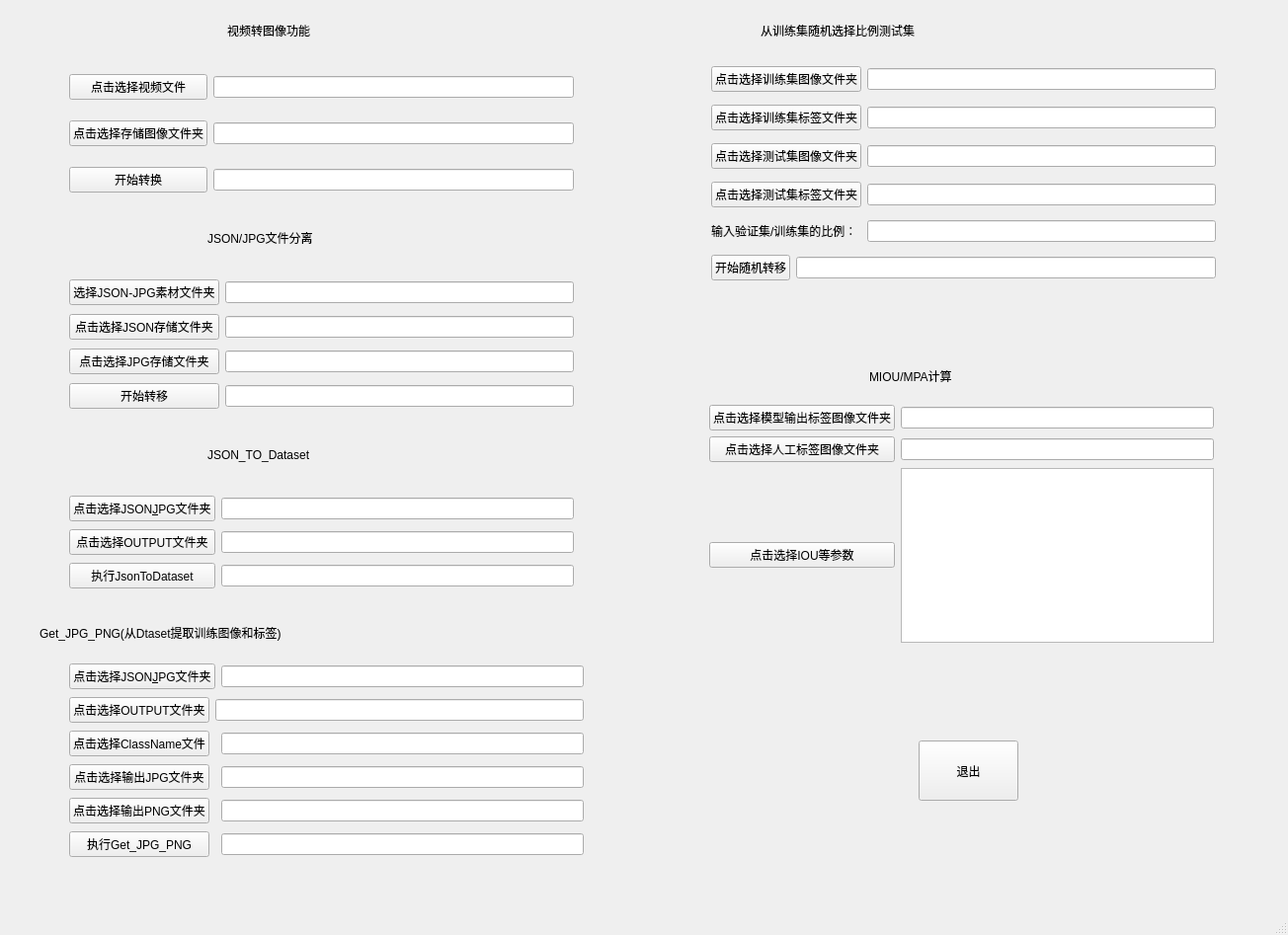
<?xml version="1.0" encoding="UTF-8"?>
<ui version="4.0">
 <class>MainWindow</class>
 <widget class="QMainWindow" name="MainWindow">
  <property name="geometry">
   <rect>
    <x>0</x>
    <y>0</y>
    <width>1304</width>
    <height>947</height>
   </rect>
  </property>
  <property name="windowTitle">
   <string>MainWindow</string>
  </property>
  <widget class="QWidget" name="centralwidget">
   <widget class="QPushButton" name="exit_button">
    <property name="geometry">
     <rect>
      <x>930</x>
      <y>750</y>
      <width>101</width>
      <height>61</height>
     </rect>
    </property>
    <property name="text">
     <string>退出</string>
    </property>
   </widget>
   <widget class="QLabel" name="label_2">
    <property name="geometry">
     <rect>
      <x>230</x>
      <y>0</y>
      <width>231</width>
      <height>61</height>
     </rect>
    </property>
    <property name="styleSheet">
     <string notr="true">font: 18pt &quot;AcadEref&quot;;</string>
    </property>
    <property name="text">
     <string>视频转图像功能</string>
    </property>
   </widget>
   <widget class="QLabel" name="label_3">
    <property name="geometry">
     <rect>
      <x>210</x>
      <y>210</y>
      <width>261</width>
      <height>61</height>
     </rect>
    </property>
    <property name="styleSheet">
     <string notr="true">font: 18pt &quot;Times New Roman&quot;;</string>
    </property>
    <property name="text">
     <string>JSON/JPG文件分离</string>
    </property>
   </widget>
   <widget class="QLabel" name="label_4">
    <property name="geometry">
     <rect>
      <x>770</x>
      <y>0</y>
      <width>391</width>
      <height>61</height>
     </rect>
    </property>
    <property name="styleSheet">
     <string notr="true">font: 18pt &quot;AcadEref&quot;;</string>
    </property>
    <property name="text">
     <string>从训练集随机选择比例测试集</string>
    </property>
   </widget>
   <widget class="QLabel" name="label_5">
    <property name="geometry">
     <rect>
      <x>880</x>
      <y>350</y>
      <width>221</width>
      <height>61</height>
     </rect>
    </property>
    <property name="styleSheet">
     <string notr="true">font: 18pt &quot;Times New Roman&quot;;</string>
    </property>
    <property name="text">
     <string>MIOU/MPA计算</string>
    </property>
   </widget>
   <widget class="QLabel" name="label_6">
    <property name="geometry">
     <rect>
      <x>210</x>
      <y>430</y>
      <width>261</width>
      <height>61</height>
     </rect>
    </property>
    <property name="styleSheet">
     <string notr="true">font: 18pt &quot;Times New Roman&quot;;</string>
    </property>
    <property name="text">
     <string>JSON_TO_Dataset</string>
    </property>
   </widget>
   <widget class="QLabel" name="label_7">
    <property name="geometry">
     <rect>
      <x>40</x>
      <y>610</y>
      <width>601</width>
      <height>61</height>
     </rect>
    </property>
    <property name="styleSheet">
     <string notr="true">font: 18pt &quot;Times New Roman&quot;;</string>
    </property>
    <property name="text">
     <string>Get_JPG_PNG(从Dtaset提取训练图像和标签)</string>
    </property>
   </widget>
   <widget class="QWidget" name="layoutWidget">
    <property name="geometry">
     <rect>
      <x>718</x>
      <y>410</y>
      <width>511</width>
      <height>241</height>
     </rect>
    </property>
    <layout class="QGridLayout" name="gridLayout_4">
     <item row="0" column="0">
      <widget class="QPushButton" name="sel_model_label">
       <property name="text">
        <string>点击选择模型输出标签图像文件夹</string>
       </property>
      </widget>
     </item>
     <item row="0" column="1">
      <widget class="QLineEdit" name="lineEdit_modellabel">
       <property name="text">
        <string/>
       </property>
      </widget>
     </item>
     <item row="1" column="0">
      <widget class="QPushButton" name="sel_handle_label">
       <property name="text">
        <string>点击选择人工标签图像文件夹</string>
       </property>
      </widget>
     </item>
     <item row="1" column="1">
      <widget class="QLineEdit" name="lineEdit_handlelabel">
       <property name="text">
        <string/>
       </property>
      </widget>
     </item>
     <item row="2" column="0">
      <widget class="QPushButton" name="compute_iou">
       <property name="text">
        <string>点击选择IOU等参数</string>
       </property>
      </widget>
     </item>
     <item row="2" column="1">
      <widget class="QTextEdit" name="textEdit_iou"/>
     </item>
    </layout>
   </widget>
   <widget class="QWidget" name="layoutWidget">
    <property name="geometry">
     <rect>
      <x>70</x>
      <y>280</y>
      <width>511</width>
      <height>141</height>
     </rect>
    </property>
    <layout class="QGridLayout" name="gridLayout_2">
     <item row="0" column="0">
      <widget class="QPushButton" name="sel_jsonjpg_file">
       <property name="text">
        <string>选择JSON-JPG素材文件夹</string>
       </property>
      </widget>
     </item>
     <item row="0" column="1">
      <widget class="QLineEdit" name="lineEdit_jsonjpg"/>
     </item>
     <item row="1" column="0">
      <widget class="QPushButton" name="sel_jsonsave_file">
       <property name="text">
        <string>点击选择JSON存储文件夹</string>
       </property>
      </widget>
     </item>
     <item row="1" column="1">
      <widget class="QLineEdit" name="lineEdit_json"/>
     </item>
     <item row="2" column="0">
      <widget class="QPushButton" name="sel_jpgsave_file">
       <property name="text">
        <string>点击选择JPG存储文件夹</string>
       </property>
      </widget>
     </item>
     <item row="2" column="1">
      <widget class="QLineEdit" name="lineEdit_jpg"/>
     </item>
     <item row="3" column="0">
      <widget class="QPushButton" name="json_jpg_change">
       <property name="text">
        <string>开始转移</string>
       </property>
      </widget>
     </item>
     <item row="3" column="1">
      <widget class="QLineEdit" name="lineEdit_jsonjpg_change"/>
     </item>
    </layout>
   </widget>
   <widget class="QWidget" name="layoutWidget">
    <property name="geometry">
     <rect>
      <x>70</x>
      <y>60</y>
      <width>511</width>
      <height>151</height>
     </rect>
    </property>
    <layout class="QGridLayout" name="gridLayout">
     <item row="0" column="0">
      <widget class="QPushButton" name="sel_video_file">
       <property name="text">
        <string>点击选择视频文件</string>
       </property>
      </widget>
     </item>
     <item row="0" column="1">
      <widget class="QLineEdit" name="lineEdit_video"/>
     </item>
     <item row="1" column="0">
      <widget class="QPushButton" name="sel_savepic_file">
       <property name="text">
        <string>点击选择存储图像文件夹</string>
       </property>
      </widget>
     </item>
     <item row="1" column="1">
      <widget class="QLineEdit" name="lineEdit_image"/>
     </item>
     <item row="2" column="0">
      <widget class="QPushButton" name="video_pic_change">
       <property name="text">
        <string>开始转换</string>
       </property>
      </widget>
     </item>
     <item row="2" column="1">
      <widget class="QLineEdit" name="lineEdit_videopic_change"/>
     </item>
    </layout>
   </widget>
   <widget class="QWidget" name="layoutWidget">
    <property name="geometry">
     <rect>
      <x>720</x>
      <y>60</y>
      <width>511</width>
      <height>232</height>
     </rect>
    </property>
    <layout class="QGridLayout" name="gridLayout_3">
     <item row="4" column="2">
      <widget class="QLineEdit" name="lineEdit_valtrain">
       <property name="text">
        <string/>
       </property>
      </widget>
     </item>
     <item row="5" column="0">
      <widget class="QPushButton" name="train_val_change">
       <property name="text">
        <string>开始随机转移</string>
       </property>
      </widget>
     </item>
     <item row="0" column="2">
      <widget class="QLineEdit" name="lineEdit_trainimage"/>
     </item>
     <item row="3" column="0" colspan="2">
      <widget class="QPushButton" name="sel_vallabel_file">
       <property name="text">
        <string>点击选择测试集标签文件夹</string>
       </property>
      </widget>
     </item>
     <item row="4" column="0" colspan="2">
      <widget class="QLabel" name="label">
       <property name="text">
        <string>输入验证集/训练集的比例：</string>
       </property>
      </widget>
     </item>
     <item row="2" column="2">
      <widget class="QLineEdit" name="lineEdit_valimage"/>
     </item>
     <item row="1" column="0" colspan="2">
      <widget class="QPushButton" name="sel_trainlabel_file">
       <property name="text">
        <string>点击选择训练集标签文件夹</string>
       </property>
      </widget>
     </item>
     <item row="0" column="0" colspan="2">
      <widget class="QPushButton" name="sel_trainimage_file">
       <property name="text">
        <string>点击选择训练集图像文件夹</string>
       </property>
      </widget>
     </item>
     <item row="2" column="0" colspan="2">
      <widget class="QPushButton" name="sel_valimage_file">
       <property name="text">
        <string>点击选择测试集图像文件夹</string>
       </property>
      </widget>
     </item>
     <item row="5" column="1" colspan="2">
      <widget class="QLineEdit" name="lineEdit_trainval_change"/>
     </item>
     <item row="1" column="2">
      <widget class="QLineEdit" name="lineEdit_trainlabel"/>
     </item>
     <item row="3" column="2">
      <widget class="QLineEdit" name="lineEdit_vallabel"/>
     </item>
    </layout>
   </widget>
   <widget class="QWidget" name="layoutWidget">
    <property name="geometry">
     <rect>
      <x>70</x>
      <y>500</y>
      <width>511</width>
      <height>101</height>
     </rect>
    </property>
    <layout class="QGridLayout" name="gridLayout_5">
     <item row="0" column="0">
      <widget class="QPushButton" name="sel_Jsonjpg">
       <property name="text">
        <string>点击选择JSON&amp;JPG文件夹</string>
       </property>
      </widget>
     </item>
     <item row="0" column="1">
      <widget class="QLineEdit" name="lineEdit_Jsonjpg"/>
     </item>
     <item row="1" column="0">
      <widget class="QPushButton" name="sel_output">
       <property name="text">
        <string>点击选择OUTPUT文件夹</string>
       </property>
      </widget>
     </item>
     <item row="1" column="1">
      <widget class="QLineEdit" name="lineEdit_output">
       <property name="text">
        <string/>
       </property>
      </widget>
     </item>
     <item row="2" column="0">
      <widget class="QPushButton" name="Do_jsontodataset">
       <property name="text">
        <string>执行JsonToDataset</string>
       </property>
      </widget>
     </item>
     <item row="2" column="1">
      <widget class="QLineEdit" name="lineEdit_do_jsontodataset"/>
     </item>
    </layout>
   </widget>
   <widget class="QWidget" name="layoutWidget">
    <property name="geometry">
     <rect>
      <x>70</x>
      <y>670</y>
      <width>521</width>
      <height>205</height>
     </rect>
    </property>
    <layout class="QGridLayout" name="gridLayout_6">
     <item row="0" column="0" colspan="2">
      <widget class="QPushButton" name="sel_Jsonjpg_2">
       <property name="text">
        <string>点击选择JSON&amp;JPG文件夹</string>
       </property>
      </widget>
     </item>
     <item row="0" column="2">
      <widget class="QLineEdit" name="lineEdit_Jsonjpg_2"/>
     </item>
     <item row="1" column="0">
      <widget class="QPushButton" name="sel_Output_file">
       <property name="text">
        <string>点击选择OUTPUT文件夹</string>
       </property>
      </widget>
     </item>
     <item row="1" column="1" colspan="2">
      <widget class="QLineEdit" name="lineEdit_Jsonjpg_7">
       <property name="text">
        <string/>
       </property>
      </widget>
     </item>
     <item row="2" column="0">
      <widget class="QPushButton" name="sel_Classname_file">
       <property name="text">
        <string>点击选择ClassName文件</string>
       </property>
      </widget>
     </item>
     <item row="2" column="2">
      <widget class="QLineEdit" name="lineEdit_Jsonjpg_3"/>
     </item>
     <item row="3" column="0">
      <widget class="QPushButton" name="sel_JPG_file">
       <property name="text">
        <string>点击选择输出JPG文件夹</string>
       </property>
      </widget>
     </item>
     <item row="3" column="2">
      <widget class="QLineEdit" name="lineEdit_Jsonjpg_4"/>
     </item>
     <item row="4" column="0">
      <widget class="QPushButton" name="sel_PNG_file">
       <property name="text">
        <string>点击选择输出PNG文件夹</string>
       </property>
      </widget>
     </item>
     <item row="4" column="2">
      <widget class="QLineEdit" name="lineEdit_Jsonjpg_5"/>
     </item>
     <item row="5" column="0">
      <widget class="QPushButton" name="do_get_jpgpng">
       <property name="text">
        <string>执行Get_JPG_PNG</string>
       </property>
      </widget>
     </item>
     <item row="5" column="2">
      <widget class="QLineEdit" name="lineEdit_Jsonjpg_6"/>
     </item>
    </layout>
   </widget>
  </widget>
  <widget class="QMenuBar" name="menubar">
   <property name="geometry">
    <rect>
     <x>0</x>
     <y>0</y>
     <width>1304</width>
     <height>26</height>
    </rect>
   </property>
  </widget>
  <widget class="QStatusBar" name="statusbar"/>
 </widget>
 <resources/>
 <connections/>
</ui>
